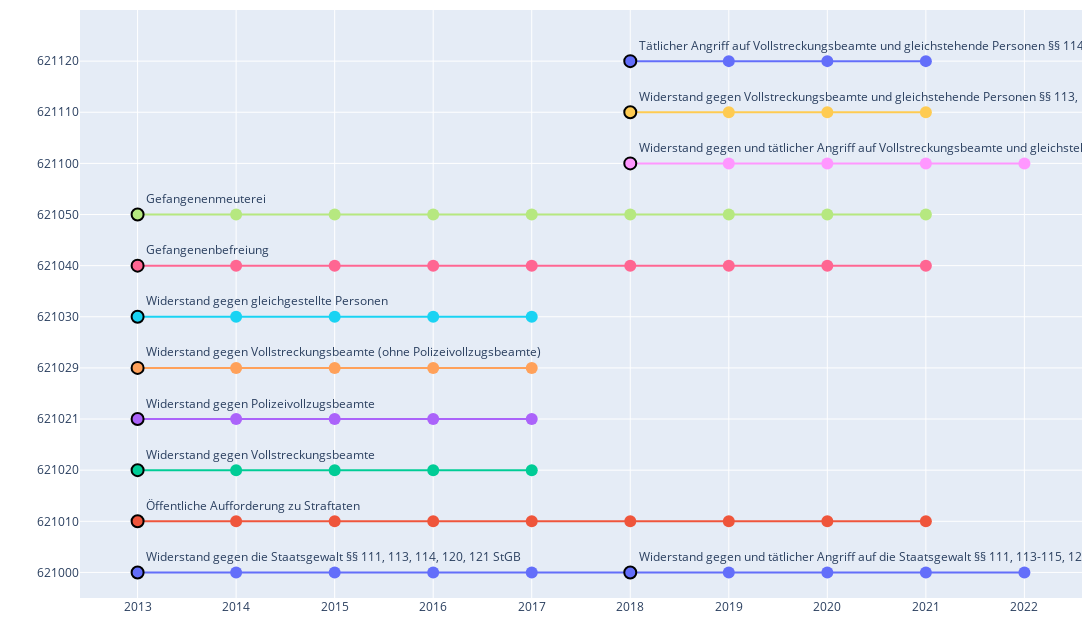

Notebook cell for this chart:
### Code cell
l = len(selected_keys)
fig = get_existence_chart(data_bund_hr, selected_keys)

fig.show()

### Figure 1 — Plotly figure (JSON) as saved in the notebook; plotly's stock layout.template omitted (floating-point values rounded to 4 significant figures)
{"data": [{"marker": {"size": 12}, "mode": "lines+markers+text", "showlegend": false, "text": ["Widerstand gegen die Staatsgewalt §§ 111, 113, 114, 120, 121 StGB", "", "", "", "", "Widerstand gegen und tätlicher Angriff auf die Staatsgewalt §§ 111, 113-115, 120, 121 StGB", "", "", "", ""], "textposition": "top right", "type": "scatter", "x": [2013, 2014, 2015, 2016, 2017, 2018, 2019, 2020, 2021, 2022], "y": ["621000", "621000", "621000", "621000", "621000", "621000", "621000", "621000", "621000", "621000"]}, {"marker": {"size": 12}, "mode": "lines+markers+text", "showlegend": false, "text": ["Öffentliche Aufforderung zu Straftaten", "", "", "", "", "", "", "", ""], "textposition": "top right", "type": "scatter", "x": [2013, 2014, 2015, 2016, 2017, 2018, 2019, 2020, 2021], "y": ["621010", "621010", "621010", "621010", "621010", "621010", "621010", "621010", "621010"]}, {"marker": {"size": 12}, "mode": "lines+markers+text", "showlegend": false, "text": ["Widerstand gegen Vollstreckungsbeamte", "", "", "", ""], "textposition": "top right", "type": "scatter", "x": [2013, 2014, 2015, 2016, 2017], "y": ["621020", "621020", "621020", "621020", "621020"]}, {"marker": {"size": 12}, "mode": "lines+markers+text", "showlegend": false, "text": ["Widerstand gegen Polizeivollzugsbeamte", "", "", "", ""], "textposition": "top right", "type": "scatter", "x": [2013, 2014, 2015, 2016, 2017], "y": ["621021", "621021", "621021", "621021", "621021"]}, {"marker": {"size": 12}, "mode": "lines+markers+text", "showlegend": false, "text": ["Widerstand gegen Vollstreckungsbeamte (ohne Polizeivollzugsbeamte)", "", "", "", ""], "textposition": "top right", "type": "scatter", "x": [2013, 2014, 2015, 2016, 2017], "y": ["621029", "621029", "621029", "621029", "621029"]}, {"marker": {"size": 12}, "mode": "lines+markers+text", "showlegend": false, "text": ["Widerstand gegen gleichgestellte Personen", "", "", "", ""], "textposition": "top right", "type": "scatter", "x": [2013, 2014, 2015, 2016, 2017], "y": ["621030", "621030", "621030", "621030", "621030"]}, {"marker": {"size": 12}, "mode": "lines+markers+text", "showlegend": false, "text": ["Gefangenenbefreiung", "", "", "", "", "", "", "", ""], "textposition": "top right", "type": "scatter", "x": [2013, 2014, 2015, 2016, 2017, 2018, 2019, 2020, 2021], "y": ["621040", "621040", "621040", "621040", "621040", "621040", "621040", "621040", "621040"]}, {"marker": {"size": 12}, "mode": "lines+markers+text", "showlegend": false, "text": ["Gefangenenmeuterei", "", "", "", "", "", "", "", ""], "textposition": "top right", "type": "scatter", "x": [2013, 2014, 2015, 2016, 2017, 2018, 2019, 2020, 2021], "y": ["621050", "621050", "621050", "621050", "621050", "621050", "621050", "621050", "621050"]}, {"marker": {"size": 12}, "mode": "lines+markers+text", "showlegend": false, "text": ["Widerstand gegen und tätlicher Angriff auf Vollstreckungsbeamte und gleichstehende Personen §§ 113-115 StGB", "", "", "", ""], "textposition": "top right", "type": "scatter", "x": [2018, 2019, 2020, 2021, 2022], "y": ["621100", "621100", "621100", "621100", "621100"]}, {"marker": {"size": 12}, "mode": "lines+markers+text", "showlegend": false, "text": ["Widerstand gegen Vollstreckungsbeamte und gleichstehende Personen §§ 113, 115 StGB", "", "", ""], "textposition": "top right", "type": "scatter", "x": [2018, 2019, 2020, 2021], "y": ["621110", "621110", "621110", "621110"]}, {"marker": {"size": 12}, "mode": "lines+markers+text", "showlegend": false, "text": ["Tätlicher Angriff auf Vollstreckungsbeamte und gleichstehende Personen §§ 114, 115 StGB", "", "", ""], "textposition": "top right", "type": "scatter", "x": [2018, 2019, 2020, 2021], "y": ["621120", "621120", "621120", "621120"]}, {"marker": {"color": "black", "line": {"width": 2}, "size": 12, "symbol": "circle-open"}, "mode": "markers", "showlegend": false, "type": "scatter", "x": [2013, 2018, 2013, 2013, 2013, 2013, 2013, 2013, 2013, 2018, 2018, 2018], "y": ["621000", "621000", "621010", "621020", "621021", "621029", "621030", "621040", "621050", "621100", "621110", "621120"]}], "layout": {"height": 620, "margin": {"b": 5, "r": 10, "t": 10}, "width": 1500, "xaxis": {"type": "category"}, "yaxis": {"range": [-0.5, 11]}}}
